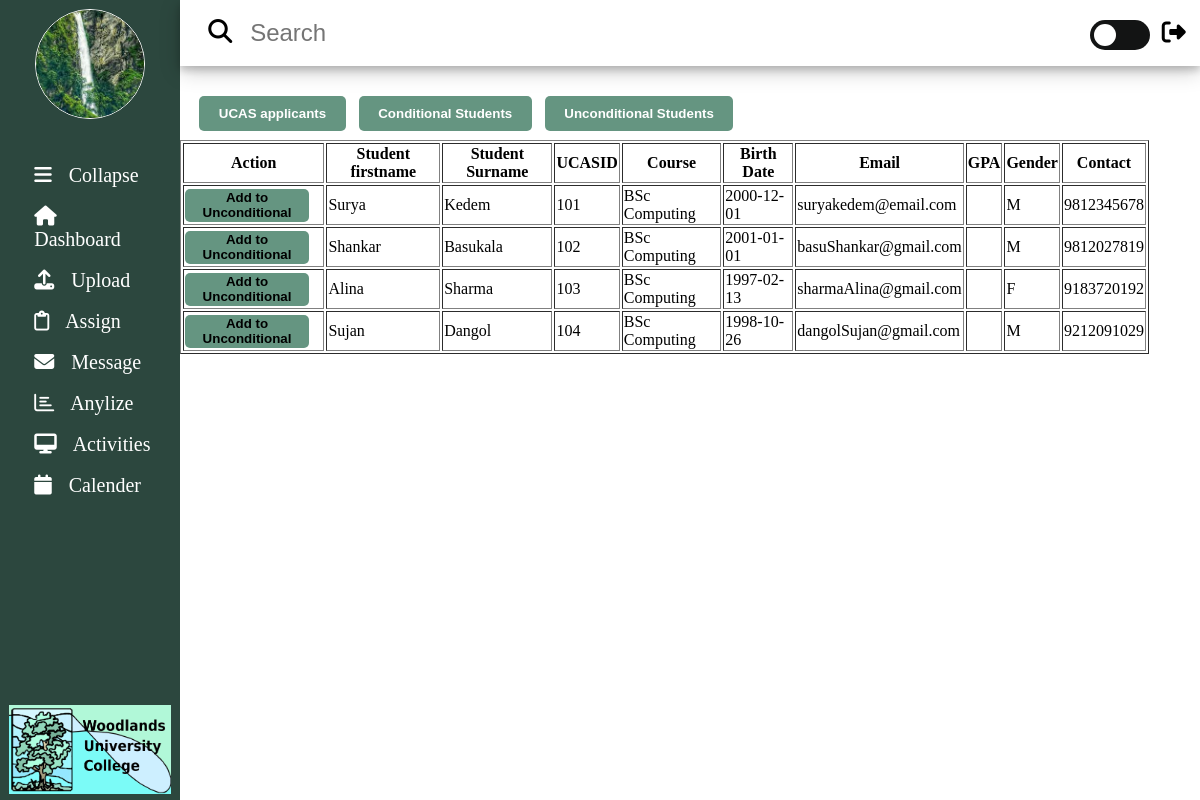
/admin/conditional.php, run on the app's committed database.
### tables this page shows
CREATE TABLE `case_papers` (
  `case_id` int(8) NOT NULL,
  `UCAS_id` int(5) NOT NULL,
  `date_created` date NOT NULL,
  `status` varchar(255) NOT NULL DEFAULT 'CONDITIONAL',
  `archive` tinyint(1) NOT NULL DEFAULT 0
);

CREATE TABLE `ucas` (
  `UCAS_id` int(5) NOT NULL,
  `first_name` varchar(255) NOT NULL,
  `sur_name` varchar(255) NOT NULL,
  `course_name` varchar(255) NOT NULL,
  `email` varchar(255) NOT NULL,
  `recent_grade` varchar(10) NOT NULL,
  `gender` varchar(1) NOT NULL,
  `date_of_birth` date NOT NULL,
  `address` text NOT NULL,
  `contact` varchar(255) NOT NULL,
  `case_status` tinyint(1) NOT NULL,
  `unconditional` tinyint(1) NOT NULL DEFAULT 1
);

### admin/conditional.php (the view, shortened to what this page needs)
<?php
	$pdo = new PDO('mysql:dbname=Woodlands;host=localhost', 'root', '');
?>
<?php
	include ("../include/header.php");
?>
<div class="main_body">
    <div class="top_add_section">
        <div class="btns">
            <div class="btn">
                <button class="add_btn"><a href="index.php">UCAS applicants</a></button>
            </div>
            <div class="btn">
                <button class="add_btn"><a href="conditional.php">Conditional Students</a></button>
            </div>
            <div class="btn">
                <button class="add_btn" ><a href="unconditional.php">Unconditional Students</a></button>
            </div>
        </div>
</div>
<table border="1">
    <tr>
    	<th>Action</th>
        <th>Student firstname</th>
        <th>Student Surname</th>
        <th>UCASID</th>
        <th>Course</th>
        <th>Birth Date</th>
        <th>Email</th>
        <th>GPA</th>
        <th>Gender</th>
        <th>Contact</th>
    </tr>
    <?php
        $stmt = $pdo->prepare("SELECT * FROM UCAS u JOIN case_papers cp ON u.UCAS_id=cp.UCAS_id WHERE cp.status='CONDITIONAL'");
        $stmt->execute();
        foreach ($stmt as $data){?>
            <tr>
            	<td><button class="add_btn"><a href="conditional.php?ucID=<?php echo $data['case_id'];?>">Add to Unconditional</a></button></td>
                <td><?php echo $data['first_name']; ?></td>
                <td><?php echo $data['sur_name']; ?></td>
                <td><?php echo $data['UCAS_id']; ?></td>
                <td><?php echo $data['course_name']; ?></td>
                <td><?php echo $data['date_of_birth']; ?></td>
                <td><?php echo $data['email']; ?></td>
                <td><?php echo $data['gpa']; ?></td>
                <td><?php echo $data['gender']; ?></td>
                <td><?php echo $data['contact']; ?></td>
            </tr>
    <?php } ?>
</table>
<?php include ("../include/footer.php");
?>

### include/header.php (shortened to what this page needs)
<?php
$css_path = '../';
?>
<!DOCTYPE html>
<html lang="en">
<head>
    <link rel="stylesheet" href="<?php echo $css_path ?>css/style.css" />
    <link rel="stylesheet" href="<?php echo $css_path ?>css/admin.css" />
</head>
<body>
    <div class="container_fluid">
        <div id="nav-container">
            <div class="nav_div">
                <nav id="navigation">
                    <div class="profile">
                        <div id="aspect-ratio">
                            <div class="user_img">
                                <img src="<?php echo $css_path ?>images/index.jfif" id="profile_img" alt="profile"><br>
                            </div>
                        </div>
                    </div>
                    <div class="nav_list" id="nav_list">
                        <ul>
                            <li class="button">
                                <a href="#">
                                    <span class="logo"><i class="fas fa-bars"></i></span>
                                    <span class="title">Collapse</span>
                                </a>
                            </li>
                            <li class="list">
                                <a class="nav-item" href="#">
                                    <span class="logo"> <i class="fas fa-home"></i></span>
                                    <span class="title">Dashboard</span>
                                </a>
                            </li>
                            <li class="list">
                                <a class="nav-item" href="#">
                                    <span class="logo"><i class="fas fa-upload"></i></span>
                                    <span class="title">Upload</span>
                                </a>
                            </li>
                            <li class="list">
                                <a class="nav-item" href="#">
                                    <span class="logo"><i class="far fa-clipboard"></i></span>
                                    <span class="title">Assign</span>
                                </a>
                            </li>
                            <li class="list">
                                <a class="nav-item" href="#">
                                    <span class="logo"><i class="fas fa-envelope"></i></span>
                                    <span class="title">Message</span>
                                </a>
                            </li>
                            <li class="list">
                                <a class="nav-item" href="#">
                                    <span class="logo"><i class="far fa-chart-bar"></i></span>
                                    <span class="title">Anylize</span>
                                </a>
                            </li>
                            <li class="list">
                                <a class="nav-item" href="#">
                                    <span class="logo"><i class="fas fa-desktop"></i></span>
                                    <span class="title">Activities</span>
                                </a>
                            </li>
                            <li class="list">
                                <a class="nav-item" href="#">
                                    <span class="logo"><i class="fas fa-calendar"></i></span>
                                    <span class="title">Calender</span>
                                </a>
                            </li>
                        </ul>
                    </div>
                </nav>
                <div class="logo_container">
                    <div class="logo">
                        <img src="<?php echo $css_path ?>images/logo/finallogo.png" id="university_logo" alt="university logo" width="200px">
                    </div>
                </div>
            </div>
        </div>
        <div class="main_body">
            <div class="search_bar">
                <div class="search">
                    <i class="fa fa-search searchIcon"></i>
                    <input type="text" class="search_field" name="search_bar" placeholder="Search">
                </div>
                <div class="imp_icons">
                    <label class="switch">
                        <span class="slider round"></span>
                    </label>
                    <label class="logout">
                        <a href=""><i class="fas fa-sign-out-alt"></i></a>
                    </label>
                </div>
            </div>

### include/footer.php (shortened to what this page needs)
</div>
</div>
</body>
</html>

### css/style.css (style rules this page uses)
li { list-style: none; }
a { text-decoration: none; color: black; }
html, body { padding: 0; margin: 0; }
#nav-container { position: relative; width: 100%; max-width: 15%; overflow: hidden; box-sizing: border-box; transition: all 0.3s ease; }
.profile { width: 60%; border-radius: 50%; overflow: hidden; margin: auto; margin-top: 5%; margin-bottom: 20%; border: 1px solid #ffffff; }
#aspect-ratio { height: 0; overflow: hidden; padding-top: 100%; position: relative; }
.user_img { position: absolute; top: 0; left: 0; width: 100%; }
.container_fluid { display: flex; flex-direction: row; width: 100%; }
#profile_img { width: 100%; }
#university_logo { width: 90%; height: auto; border-radius: 5%; padding: 1% 5%; }
.nav_div { position: fixed; width: inherit; max-width: inherit; box-sizing: border-box; padding: 0; background-color: #2C473E; height: 100vh; }
.main_body { width: 95%; }
.nav_list ul { padding-left: 0; }
.nav_list ul li a { display: block; font-size: 20px; font-weight: 400; line-height: 23px; margin-left: 5%; padding: 5% 14%; color: #FFFFFF; }
.nav_list ul li i { padding-right: 10%; }
.logo_container { position: absolute; bottom: 0; }
.main_body { display: flex; flex-direction: column; position: none; position: relative; height: auto; }
.search_bar { display: inline-flex; position: relative; overflow: hidden; padding: 1%; overflow: hidden; margin: 0; box-shadow: 0 4px 8px 0 rgba(0, 0, 0, 0.2), 0 6px 20px 0 rgba(0, 0, 0, 0.19); margin-bottom: 2%; }
.search { display: inline-flex; width: 90%; }
.search_bar i { padding: 1% 2%; font-size: 24px; }
.search_bar .search_field { width: 100%; padding: 1% 0%; font-size: 24px; border: 0; flex: 1; outline: none; }
.imp_icons { width: 10%; display: inline-flex; padding-top: 1%; }
.switch { position: relative; display: inline-block; width: 60px; height: 30px; }
.slider { position: absolute; cursor: pointer; top: 0; left: 0; right: 0; bottom: 0; background-color: rgb(19, 20, 20); -webkit-transition: .4s; transition: .4s; }
.slider:before { position: absolute; content: ""; height: 22px; width: 22px; left: 4px; bottom: 4px; background-color: white; -webkit-transition: .4s; transition: .4s; }
.slider.round { border-radius: 34px; }
.slider.round:before { border-radius: 50%; }
.logout { margin-left: 7%; position: absolute; }
.logout i { font-size: 24px; }

### css/admin.css (style rules this page uses)
.top_add_section { width: 100%; padding: 1% 2%; display: flex; flex-direction: column; }
.btns { display: inline-block; }
.btns a { color: inherit; }
.add_btn { background-color: #659581; color: #ffffff; float: left; padding: 1% 2%; font-weight: 600; border: none; border-radius: 5px; cursor: pointer; outline: none; margin-right: 1em; }

### data on the page
case_papers: UCAS.first_name "Surya", UCAS.sur_name "Kedem", UCAS "101", UCAS.course_name "BSc Computing", UCAS.date_of_birth "2000-12-01", UCAS.email "suryakedem@email.com", UCAS.gender "M", UCAS.contact "9812345678"
case_papers: UCAS.first_name "Shankar", UCAS.sur_name "Basukala", UCAS "102", UCAS.course_name "BSc Computing", UCAS.date_of_birth "2001-01-01", UCAS.email "basuShankar@gmail.com", UCAS.gender "M", UCAS.contact "9812027819"
case_papers: UCAS.first_name "Alina", UCAS.sur_name "Sharma", UCAS "103", UCAS.course_name "BSc Computing", UCAS.date_of_birth "1997-02-13", UCAS.email "sharmaAlina@gmail.com", UCAS.gender "F", UCAS.contact "9183720192"
case_papers: UCAS.first_name "Sujan", UCAS.sur_name "Dangol", UCAS "104", UCAS.course_name "BSc Computing", UCAS.date_of_birth "1998-10-26", UCAS.email "dangolSujan@gmail.com", UCAS.gender "M", UCAS.contact "9212091029"
